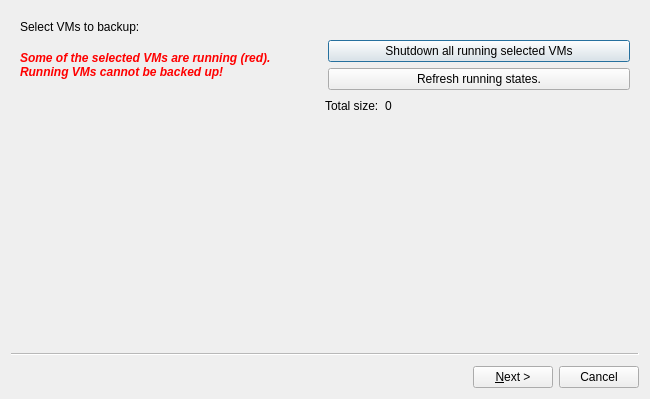
<?xml version="1.0" encoding="UTF-8"?>
<ui version="4.0">
 <class>Backup</class>
 <widget class="QWizard" name="Backup">
  <property name="geometry">
   <rect>
    <x>0</x>
    <y>0</y>
    <width>650</width>
    <height>399</height>
   </rect>
  </property>
  <property name="windowTitle">
   <string>Qubes Backup VMs</string>
  </property>
  <property name="locale">
   <locale language="English" country="UnitedStates"/>
  </property>
  <property name="options">
   <set>QWizard::NoBackButtonOnLastPage|QWizard::NoBackButtonOnStartPage</set>
  </property>
  <widget class="QWizardPage" name="select_vms_page">
   <layout class="QVBoxLayout" name="verticalLayout">
    <item>
     <layout class="QGridLayout" name="gridLayout_2">
      <item row="1" column="1">
       <widget class="QPushButton" name="shutdown_running_vms_button">
        <property name="sizePolicy">
         <sizepolicy hsizetype="MinimumExpanding" vsizetype="Fixed">
          <horstretch>0</horstretch>
          <verstretch>0</verstretch>
         </sizepolicy>
        </property>
        <property name="text">
         <string>Shutdown all running selected VMs</string>
        </property>
        <property name="icon">
         <iconset resource="resources.qrc">
          <normaloff>:/shutdownvm.png</normaloff>:/shutdownvm.png</iconset>
        </property>
       </widget>
      </item>
      <item row="2" column="1">
       <widget class="QPushButton" name="refresh_button">
        <property name="sizePolicy">
         <sizepolicy hsizetype="MinimumExpanding" vsizetype="Fixed">
          <horstretch>0</horstretch>
          <verstretch>0</verstretch>
         </sizepolicy>
        </property>
        <property name="text">
         <string>Refresh running states.</string>
        </property>
       </widget>
      </item>
      <item row="1" column="0" rowspan="2">
       <widget class="QLabel" name="running_vms_warning">
        <property name="sizePolicy">
         <sizepolicy hsizetype="Expanding" vsizetype="Preferred">
          <horstretch>0</horstretch>
          <verstretch>0</verstretch>
         </sizepolicy>
        </property>
        <property name="font">
         <font>
          <weight>75</weight>
          <italic>true</italic>
          <bold>true</bold>
         </font>
        </property>
        <property name="styleSheet">
         <string notr="true">color:rgb(255, 0, 0)</string>
        </property>
        <property name="text">
         <string>Some of the selected VMs are running (red). Running VMs cannot be backed up!</string>
        </property>
        <property name="wordWrap">
         <bool>true</bool>
        </property>
       </widget>
      </item>
      <item row="0" column="0">
       <widget class="QLabel" name="label_4">
        <property name="font">
         <font>
          <pointsize>9</pointsize>
          <weight>50</weight>
          <italic>false</italic>
          <bold>false</bold>
          <underline>false</underline>
         </font>
        </property>
        <property name="text">
         <string>Select VMs to backup:</string>
        </property>
       </widget>
      </item>
     </layout>
    </item>
    <item>
     <layout class="QGridLayout" name="gridLayout_3">
      <item row="0" column="0">
       <spacer name="horizontalSpacer_2">
        <property name="orientation">
         <enum>Qt::Horizontal</enum>
        </property>
        <property name="sizeHint" stdset="0">
         <size>
          <width>40</width>
          <height>20</height>
         </size>
        </property>
       </spacer>
      </item>
      <item row="0" column="1">
       <layout class="QHBoxLayout" name="horizontalLayout_3">
        <item>
         <widget class="QLabel" name="label_3">
          <property name="text">
           <string>Total size:</string>
          </property>
         </widget>
        </item>
        <item>
         <widget class="QLabel" name="total_size_label">
          <property name="text">
           <string>0</string>
          </property>
         </widget>
        </item>
        <item>
         <spacer name="horizontalSpacer">
          <property name="orientation">
           <enum>Qt::Horizontal</enum>
          </property>
          <property name="sizeHint" stdset="0">
           <size>
            <width>40</width>
            <height>20</height>
           </size>
          </property>
         </spacer>
        </item>
       </layout>
      </item>
     </layout>
    </item>
   </layout>
  </widget>
  <widget class="QWizardPage" name="select_dir_page">
   <layout class="QGridLayout" name="gridLayout_5">
    <item row="0" column="0">
     <widget class="QGroupBox" name="groupBox">
      <property name="title">
       <string>Backup destination directory</string>
      </property>
      <layout class="QGridLayout" name="gridLayout">
       <item row="3" column="2">
        <widget class="QLineEdit" name="dir_line_edit"/>
       </item>
       <item row="3" column="3">
        <widget class="QToolButton" name="select_path_button">
         <property name="text">
          <string>...</string>
         </property>
        </widget>
       </item>
       <item row="1" column="2">
        <widget class="QComboBox" name="appvm_combobox"/>
       </item>
       <item row="1" column="0">
        <widget class="QLabel" name="label_5">
         <property name="text">
          <string>Target AppVM:</string>
         </property>
        </widget>
       </item>
       <item row="3" column="0">
        <widget class="QLabel" name="label_2">
         <property name="text">
          <string>Backup directory or VM command:</string>
         </property>
         <property name="wordWrap">
          <bool>true</bool>
         </property>
        </widget>
       </item>
      </layout>
     </widget>
    </item>
    <item row="1" column="0">
     <widget class="QGroupBox" name="groupBox_2">
      <property name="title">
       <string>Backup security</string>
      </property>
      <layout class="QFormLayout" name="formLayout">
       <item row="2" column="0">
        <widget class="QLabel" name="label_12">
         <property name="text">
          <string>&lt;html&gt;&lt;head/&gt;&lt;body&gt;&lt;p&gt;Encryption / Verification&lt;br/&gt;passphrase:&lt;/p&gt;&lt;/body&gt;&lt;/html&gt;</string>
         </property>
        </widget>
       </item>
       <item row="0" column="0">
        <widget class="QLabel" name="label_10">
         <property name="text">
          <string>Encrypt backup:</string>
         </property>
        </widget>
       </item>
       <item row="0" column="1">
        <widget class="QCheckBox" name="encryption_checkbox">
         <property name="layoutDirection">
          <enum>Qt::LeftToRight</enum>
         </property>
         <property name="text">
          <string/>
         </property>
         <property name="checked">
          <bool>true</bool>
         </property>
        </widget>
       </item>
       <item row="5" column="0">
        <widget class="QLabel" name="label_11">
         <property name="text">
          <string>&lt;html&gt;&lt;head/&gt;&lt;body&gt;&lt;p&gt;Reenter passphrase:&lt;/p&gt;&lt;/body&gt;&lt;/html&gt;</string>
         </property>
        </widget>
       </item>
       <item row="2" column="1">
        <widget class="QLineEdit" name="passphrase_line_edit">
         <property name="echoMode">
          <enum>QLineEdit::Password</enum>
         </property>
        </widget>
       </item>
       <item row="5" column="1">
        <widget class="QLineEdit" name="passphrase_line_edit_verify">
         <property name="echoMode">
          <enum>QLineEdit::Password</enum>
         </property>
        </widget>
       </item>
      </layout>
     </widget>
    </item>
   </layout>
  </widget>
  <widget class="QWizardPage" name="confirm_page">
   <layout class="QVBoxLayout" name="verticalLayout_2">
    <item>
     <widget class="QLabel" name="label_6">
      <property name="font">
       <font>
        <pointsize>9</pointsize>
        <weight>50</weight>
        <italic>false</italic>
        <bold>false</bold>
        <underline>false</underline>
       </font>
      </property>
      <property name="text">
       <string>You're about to perform the following actions:</string>
      </property>
     </widget>
    </item>
    <item>
     <widget class="QTextEdit" name="textEdit">
      <property name="html">
       <string>&lt;!DOCTYPE HTML PUBLIC &quot;-//W3C//DTD HTML 4.0//EN&quot; &quot;http://www.w3.org/TR/REC-html40/strict.dtd&quot;&gt;
&lt;html&gt;&lt;head&gt;&lt;meta name=&quot;qrichtext&quot; content=&quot;1&quot; /&gt;&lt;style type=&quot;text/css&quot;&gt;
p, li { white-space: pre-wrap; }
&lt;/style&gt;&lt;/head&gt;&lt;body style=&quot; font-family:'Sans Serif'; font-size:9pt; font-weight:400; font-style:normal;&quot;&gt;
&lt;p style=&quot;-qt-paragraph-type:empty; margin-top:0px; margin-bottom:0px; margin-left:0px; margin-right:0px; -qt-block-indent:0; text-indent:0px;&quot;&gt;&lt;br /&gt;&lt;/p&gt;&lt;/body&gt;&lt;/html&gt;</string>
      </property>
     </widget>
    </item>
    <item>
     <widget class="QLabel" name="label_7">
      <property name="font">
       <font>
        <pointsize>9</pointsize>
        <weight>50</weight>
        <italic>false</italic>
        <bold>false</bold>
        <underline>false</underline>
       </font>
      </property>
      <property name="text">
       <string>To continue press Next. </string>
      </property>
     </widget>
    </item>
   </layout>
  </widget>
  <widget class="QWizardPage" name="commit_page">
   <layout class="QVBoxLayout" name="verticalLayout_3">
    <item>
     <widget class="QLabel" name="progress_status">
      <property name="font">
       <font>
        <pointsize>9</pointsize>
        <weight>50</weight>
        <italic>false</italic>
        <bold>false</bold>
        <underline>false</underline>
       </font>
      </property>
      <property name="text">
       <string>Backup in progress...</string>
      </property>
     </widget>
    </item>
    <item>
     <widget class="QProgressBar" name="progress_bar">
      <property name="value">
       <number>0</number>
      </property>
      <property name="alignment">
       <set>Qt::AlignCenter</set>
      </property>
      <property name="invertedAppearance">
       <bool>false</bool>
      </property>
     </widget>
    </item>
    <item>
     <widget class="QCheckBox" name="showFileDialog">
      <property name="text">
       <string>When finished, open file selection dialog to allow me unmount the disk</string>
      </property>
     </widget>
    </item>
   </layout>
  </widget>
 </widget>
 <resources>
  <include location="resources.qrc"/>
 </resources>
 <connections/>
</ui>
